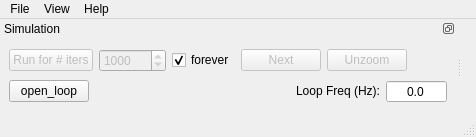
<?xml version="1.0" encoding="UTF-8"?>
<ui version="4.0">
 <class>MainWindow</class>
 <widget class="QMainWindow" name="MainWindow">
  <property name="geometry">
   <rect>
    <x>0</x>
    <y>0</y>
    <width>476</width>
    <height>137</height>
   </rect>
  </property>
  <property name="sizePolicy">
   <sizepolicy hsizetype="Preferred" vsizetype="Preferred">
    <horstretch>0</horstretch>
    <verstretch>0</verstretch>
   </sizepolicy>
  </property>
  <property name="windowTitle">
   <string>MainWindow</string>
  </property>
  <widget class="QWidget" name="centralwidget">
   <property name="sizePolicy">
    <sizepolicy hsizetype="Preferred" vsizetype="Preferred">
     <horstretch>0</horstretch>
     <verstretch>0</verstretch>
    </sizepolicy>
   </property>
  </widget>
  <widget class="QMenuBar" name="menubar">
   <property name="geometry">
    <rect>
     <x>0</x>
     <y>0</y>
     <width>476</width>
     <height>20</height>
    </rect>
   </property>
   <widget class="QMenu" name="menuFile">
    <property name="title">
     <string>File</string>
    </property>
    <addaction name="actionOpen_config_file"/>
    <addaction name="separator"/>
    <addaction name="actionQuit"/>
    <addaction name="separator"/>
   </widget>
   <widget class="QMenu" name="menuHelp">
    <property name="title">
     <string>Help</string>
    </property>
    <addaction name="wao_actionHelp_Contents"/>
    <addaction name="actionAbout_widget_ao"/>
   </widget>
   <widget class="QMenu" name="menuMenu">
    <property name="title">
     <string>View</string>
    </property>
    <addaction name="actionShow_Pyramid_Tools"/>
    <addaction name="actionPSF_Log_Scale"/>
    <addaction name="actionStats_in_Terminal"/>
    <addaction name="actionAuto_Scale"/>
   </widget>
   <addaction name="menuFile"/>
   <addaction name="menuMenu"/>
   <addaction name="menuHelp"/>
  </widget>
  <widget class="QStatusBar" name="statusbar"/>
  <widget class="QDockWidget" name="wao_SimuDock">
   <property name="sizePolicy">
    <sizepolicy hsizetype="MinimumExpanding" vsizetype="MinimumExpanding">
     <horstretch>0</horstretch>
     <verstretch>0</verstretch>
    </sizepolicy>
   </property>
   <property name="features">
    <set>QDockWidget::DockWidgetFloatable|QDockWidget::DockWidgetMovable</set>
   </property>
   <property name="windowTitle">
    <string>Simulation</string>
   </property>
   <attribute name="dockWidgetArea">
    <number>1</number>
   </attribute>
   <widget class="QWidget" name="dockWidgetContents">
    <layout class="QVBoxLayout" name="verticalLayout_19">
     <item>
      <layout class="QHBoxLayout" name="horizontalLayout">
       <item>
        <widget class="QPushButton" name="wao_run">
         <property name="enabled">
          <bool>false</bool>
         </property>
         <property name="sizePolicy">
          <sizepolicy hsizetype="Preferred" vsizetype="Fixed">
           <horstretch>0</horstretch>
           <verstretch>0</verstretch>
          </sizepolicy>
         </property>
         <property name="text">
          <string>Run for # iters</string>
         </property>
        </widget>
       </item>
       <item>
        <widget class="QSpinBox" name="wao_nbiters">
         <property name="enabled">
          <bool>false</bool>
         </property>
         <property name="sizePolicy">
          <sizepolicy hsizetype="Preferred" vsizetype="Fixed">
           <horstretch>0</horstretch>
           <verstretch>0</verstretch>
          </sizepolicy>
         </property>
         <property name="maximum">
          <number>100000</number>
         </property>
         <property name="value">
          <number>1000</number>
         </property>
        </widget>
       </item>
       <item>
        <widget class="QCheckBox" name="wao_forever">
         <property name="sizePolicy">
          <sizepolicy hsizetype="Preferred" vsizetype="Fixed">
           <horstretch>0</horstretch>
           <verstretch>0</verstretch>
          </sizepolicy>
         </property>
         <property name="text">
          <string>forever</string>
         </property>
         <property name="checked">
          <bool>true</bool>
         </property>
        </widget>
       </item>
       <item>
        <widget class="QPushButton" name="wao_next">
         <property name="enabled">
          <bool>false</bool>
         </property>
         <property name="sizePolicy">
          <sizepolicy hsizetype="Preferred" vsizetype="Fixed">
           <horstretch>0</horstretch>
           <verstretch>0</verstretch>
          </sizepolicy>
         </property>
         <property name="text">
          <string>Next</string>
         </property>
        </widget>
       </item>
       <item>
        <widget class="QPushButton" name="wao_unzoom">
         <property name="enabled">
          <bool>false</bool>
         </property>
         <property name="sizePolicy">
          <sizepolicy hsizetype="Preferred" vsizetype="Fixed">
           <horstretch>0</horstretch>
           <verstretch>0</verstretch>
          </sizepolicy>
         </property>
         <property name="text">
          <string>Unzoom</string>
         </property>
        </widget>
       </item>
       <item>
        <spacer name="horizontalSpacer_5">
         <property name="sizePolicy">
          <sizepolicy hsizetype="Preferred" vsizetype="Minimum">
           <horstretch>0</horstretch>
           <verstretch>0</verstretch>
          </sizepolicy>
         </property>
         <property name="orientation">
          <enum>Qt::Horizontal</enum>
         </property>
         <property name="sizeType">
          <enum>QSizePolicy::Preferred</enum>
         </property>
         <property name="sizeHint" stdset="0">
          <size>
           <width>40</width>
           <height>20</height>
          </size>
         </property>
        </spacer>
       </item>
      </layout>
     </item>
     <item>
      <layout class="QHBoxLayout" name="button_disp">
       <item>
        <widget class="QPushButton" name="wao_open_loop">
         <property name="text">
          <string>open_loop</string>
         </property>
        </widget>
       </item>
       <item>
        <spacer name="horizontalSpacer_4">
         <property name="sizePolicy">
          <sizepolicy hsizetype="Minimum" vsizetype="Minimum">
           <horstretch>0</horstretch>
           <verstretch>0</verstretch>
          </sizepolicy>
         </property>
         <property name="orientation">
          <enum>Qt::Horizontal</enum>
         </property>
         <property name="sizeHint" stdset="0">
          <size>
           <width>40</width>
           <height>20</height>
          </size>
         </property>
        </spacer>
       </item>
       <item>
        <widget class="QLabel" name="label_5">
         <property name="sizePolicy">
          <sizepolicy hsizetype="Preferred" vsizetype="Fixed">
           <horstretch>0</horstretch>
           <verstretch>0</verstretch>
          </sizepolicy>
         </property>
         <property name="text">
          <string>Loop Freq (Hz):</string>
         </property>
         <property name="alignment">
          <set>Qt::AlignRight|Qt::AlignTrailing|Qt::AlignVCenter</set>
         </property>
        </widget>
       </item>
       <item>
        <widget class="QDoubleSpinBox" name="wao_currentFreq">
         <property name="sizePolicy">
          <sizepolicy hsizetype="Preferred" vsizetype="Fixed">
           <horstretch>0</horstretch>
           <verstretch>0</verstretch>
          </sizepolicy>
         </property>
         <property name="maximumSize">
          <size>
           <width>100</width>
           <height>16777215</height>
          </size>
         </property>
         <property name="alignment">
          <set>Qt::AlignCenter</set>
         </property>
         <property name="readOnly">
          <bool>true</bool>
         </property>
         <property name="buttonSymbols">
          <enum>QAbstractSpinBox::NoButtons</enum>
         </property>
         <property name="decimals">
          <number>1</number>
         </property>
         <property name="maximum">
          <double>1000000000.000000000000000</double>
         </property>
        </widget>
       </item>
      </layout>
     </item>
    </layout>
   </widget>
  </widget>
  <action name="actionOpen_config_file">
   <property name="text">
    <string>Open config file</string>
   </property>
  </action>
  <action name="actionQuit">
   <property name="text">
    <string>quit</string>
   </property>
  </action>
  <action name="wao_actionHelp_Contents">
   <property name="checkable">
    <bool>false</bool>
   </property>
   <property name="text">
    <string>Help Contents</string>
   </property>
  </action>
  <action name="actionAbout_widget_ao">
   <property name="text">
    <string>About widget_ao</string>
   </property>
  </action>
  <action name="actionShow_Pyramid_Tools">
   <property name="checkable">
    <bool>true</bool>
   </property>
   <property name="text">
    <string>Show Pyramid Tools</string>
   </property>
  </action>
  <action name="actionPSF_Log_Scale">
   <property name="checkable">
    <bool>true</bool>
   </property>
   <property name="text">
    <string>PSF Log Scale</string>
   </property>
  </action>
  <action name="actionStats_in_Terminal">
   <property name="checkable">
    <bool>true</bool>
   </property>
   <property name="text">
    <string>Stats in Terminal</string>
   </property>
  </action>
  <action name="actionAuto_Scale">
   <property name="checkable">
    <bool>true</bool>
   </property>
   <property name="checked">
    <bool>true</bool>
   </property>
   <property name="text">
    <string>Auto Scale</string>
   </property>
  </action>
 </widget>
 <resources/>
 <connections/>
</ui>
